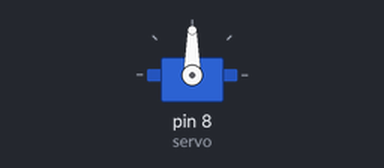
Simulated run of this sketch. Board: Arduino Uno, built with avr-gcc and run on an emulated ATmega328P. On the bench: servo.

Above: at 0.05 s.
At 2.0 s:
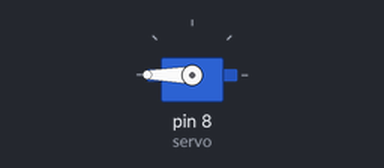
At 7.0 s:
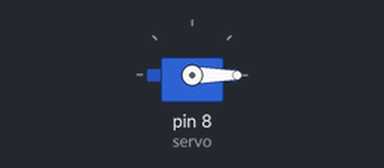
Timing chart, 0 to 9.1 s (numbered marks = the images above):
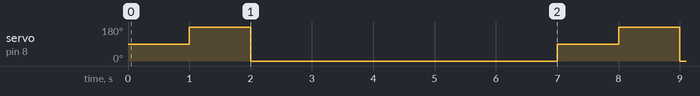

The sketch:

servo.ino
```cpp
#include <Servo.h>
Servo servo;
int pos1 = 0;

void setup() {
  servo.attach(8);
  servo.write(360);

}

void loop() {
  servo.write(90);
  delay(1000);
  servo.write(180);
  delay(1000);
  servo.write(0);
  delay(5000);
}
```

Measured:
- by itself, servo on pin 8 (servo): repeats every 7.0 s: 0° 5.0 s, 90° 1.0 s, 180° 1.0 s
